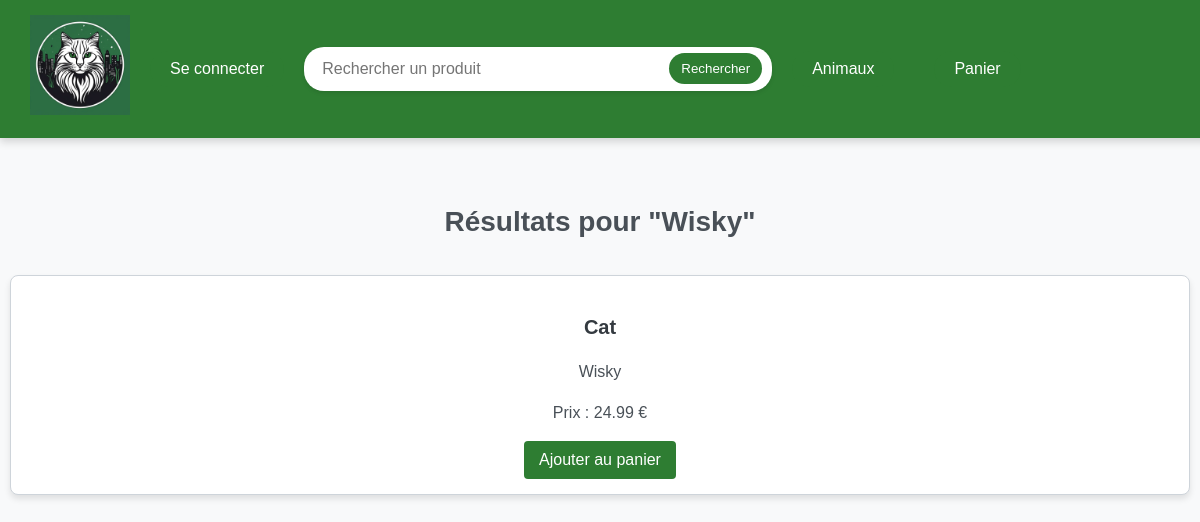
Screenshot of /search.php?product=Wisky with the database file from the repository.
### tables this page shows
CREATE TABLE `animals` (
  `idAnimals` int(11) NOT NULL,
  `nameAnimals` varchar(100) NOT NULL,
  `typeAnimals` varchar(100) NOT NULL,
  `weightAnimals` varchar(100) NOT NULL,
  `colorAnimals` varchar(100) NOT NULL,
  `priceAnimals` decimal(5,2) NOT NULL,
  `imageAnimals` varchar(100) NOT NULL,
  PRIMARY KEY (`idAnimals`)
);

### search.php (the view, shortened to what this page needs)
<?php
$servername = "localhost";
$dbname = "e_commerce_project";
$dbusername = "root";
$dbpassword = "";
if (isset($_GET['product'])) {
    $search_term = htmlspecialchars(trim($_GET['product']));
    try {
        $conn = new PDO("mysql:host=$servername;dbname=$dbname", $dbusername, $dbpassword);
        $conn->setAttribute(PDO::ATTR_ERRMODE, PDO::ERRMODE_EXCEPTION);
    } catch (PDOException $e) {
        die('Erreur : ' . $e->getMessage());
    }
    $stmt = $conn->prepare("SELECT * FROM animals WHERE nameAnimals LIKE :product");
    $query = '%' . $search_term . '%';
    $stmt->bindParam(':product', $query, PDO::PARAM_STR);
    $stmt->execute();
    $results = $stmt->fetchAll(PDO::FETCH_ASSOC);
}
?>
<!doctype html>
<html lang="fr">
<head>
    <link rel="stylesheet" href="style/store.css">
</head>
<body>
<?php include 'navbar.php'; ?>
<h1 class="store-title">Résultats pour "<?= htmlspecialchars($search_term) ?>"</h1>
<div class="products">
    <?php if (!empty($results)): ?>
        <?php foreach ($results as $result): ?>
            <div class="product">
                <h2><?= htmlspecialchars($result['typeAnimals']) ?></h2>
                <p><?= htmlspecialchars($result['nameAnimals']) ?></p>
                <p>Prix : <?= htmlspecialchars($result['priceAnimals']) ?> €</p>
                <form action="search.php?product=<?= urlencode($search_term) ?>" method="POST">
                    <button type="submit">Ajouter au panier</button>
                </form>
            </div>
        <?php endforeach; ?>
    <?php else: ?>
        <p class="no-results">Aucun résultat trouvé pour "<?= htmlspecialchars($search_term) ?>"</p>
    <?php endif; ?>
</div>
</body>
</html>

### style/store.css (style rules this page uses)
body { font-family: Arial, sans-serif; line-height: 1.6; margin: 0; padding: 0; background-color: #f8f9fa; color: #343a40; }
h1, h2 { color: #343a40; text-align: center; margin: 20px 0; }
.store-title { margin: 20px auto; font-size: 28px; text-align: center; color: #495057; }
.products { display: grid; grid-template-columns: repeat(auto-fit, minmax(250px, 1fr)); gap: 20px; max-width: 1200px; margin: 20px auto; padding: 10px; }
.product { background-color: #ffffff; border: 1px solid #ced4da; border-radius: 8px; box-shadow: 0 4px 6px rgba(0, 0, 0, 0.1); padding: 15px; text-align: center; transition: transform 0.3s ease, box-shadow 0.3s ease; }
.product h2 { font-size: 20px; color: #343a40; margin-bottom: 10px; }
.product p { font-size: 16px; color: #495057; margin-bottom: 15px; }
.product button { background-color: #2E7D32; color: #ffffff; border: none; padding: 10px 15px; border-radius: 4px; cursor: pointer; font-size: 16px; transition: background-color 0.3s ease; }

### style/navbar.css (style rules this page uses)
body { margin-top: 200px; }

### rows the page displays
animals: typeAnimals "Cat", nameAnimals "Wisky", priceAnimals "24.99"

### other values shown
$search_term "Wisky"
